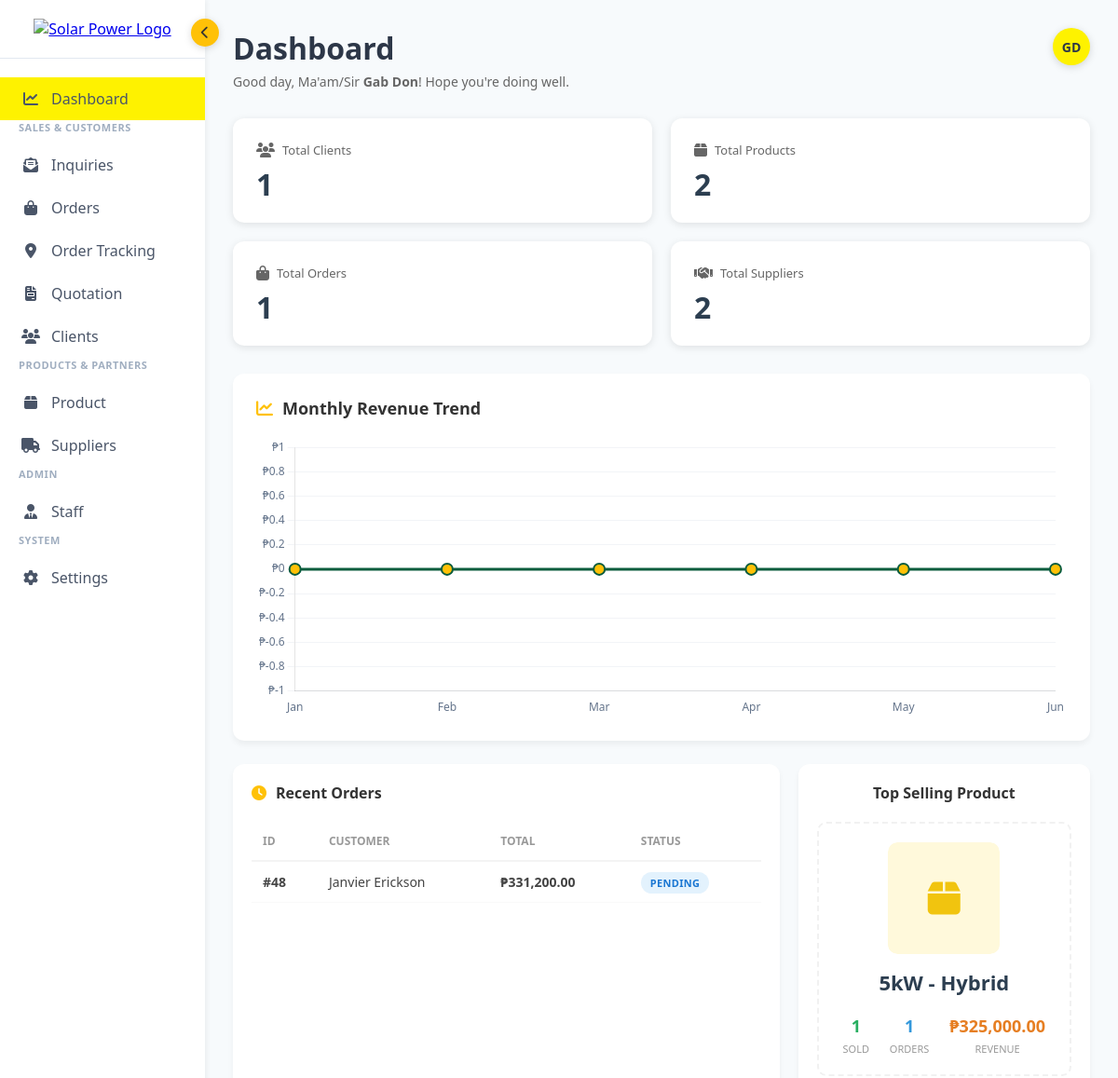
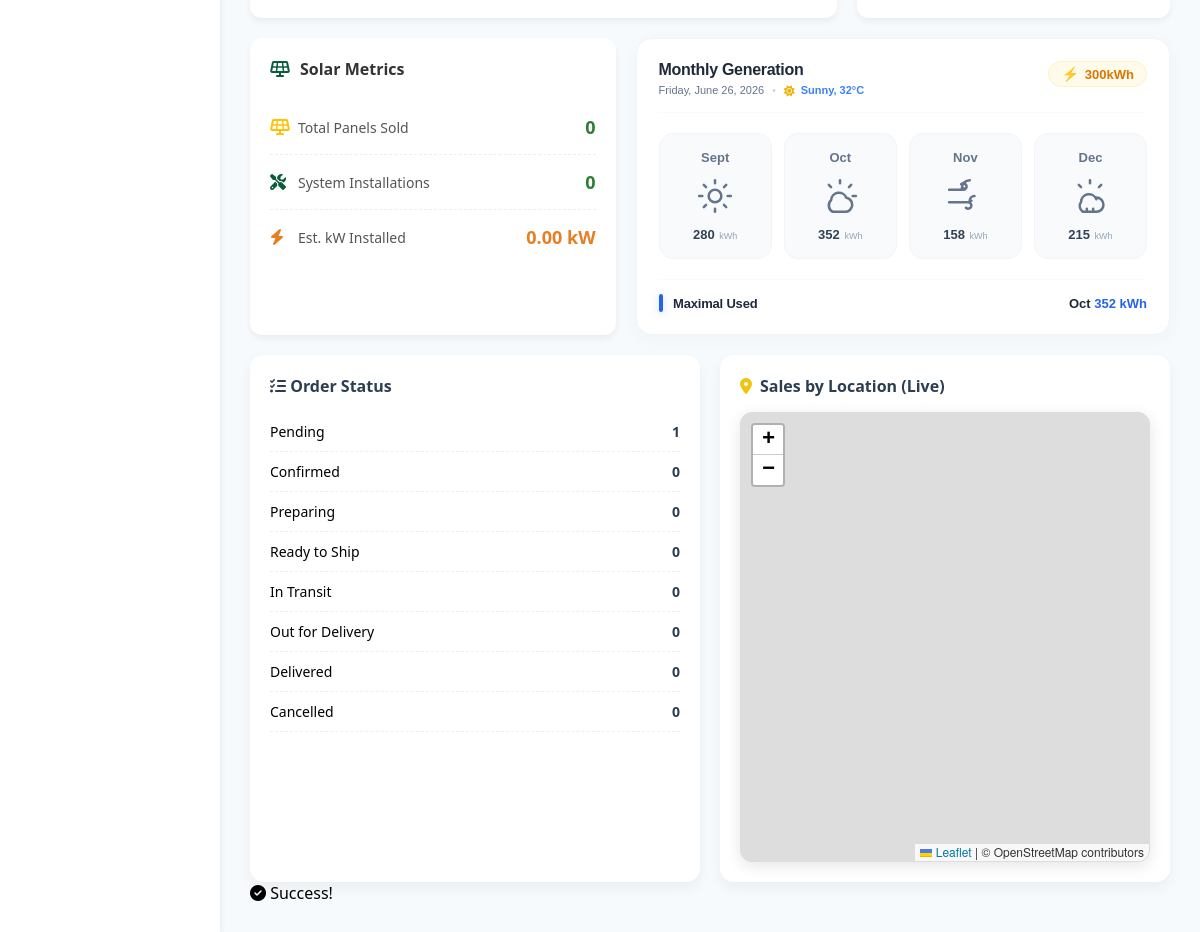
/views/admin/dashboard.php (signed in), run on an earlier commit of the app's database (2 pictures, top to bottom).
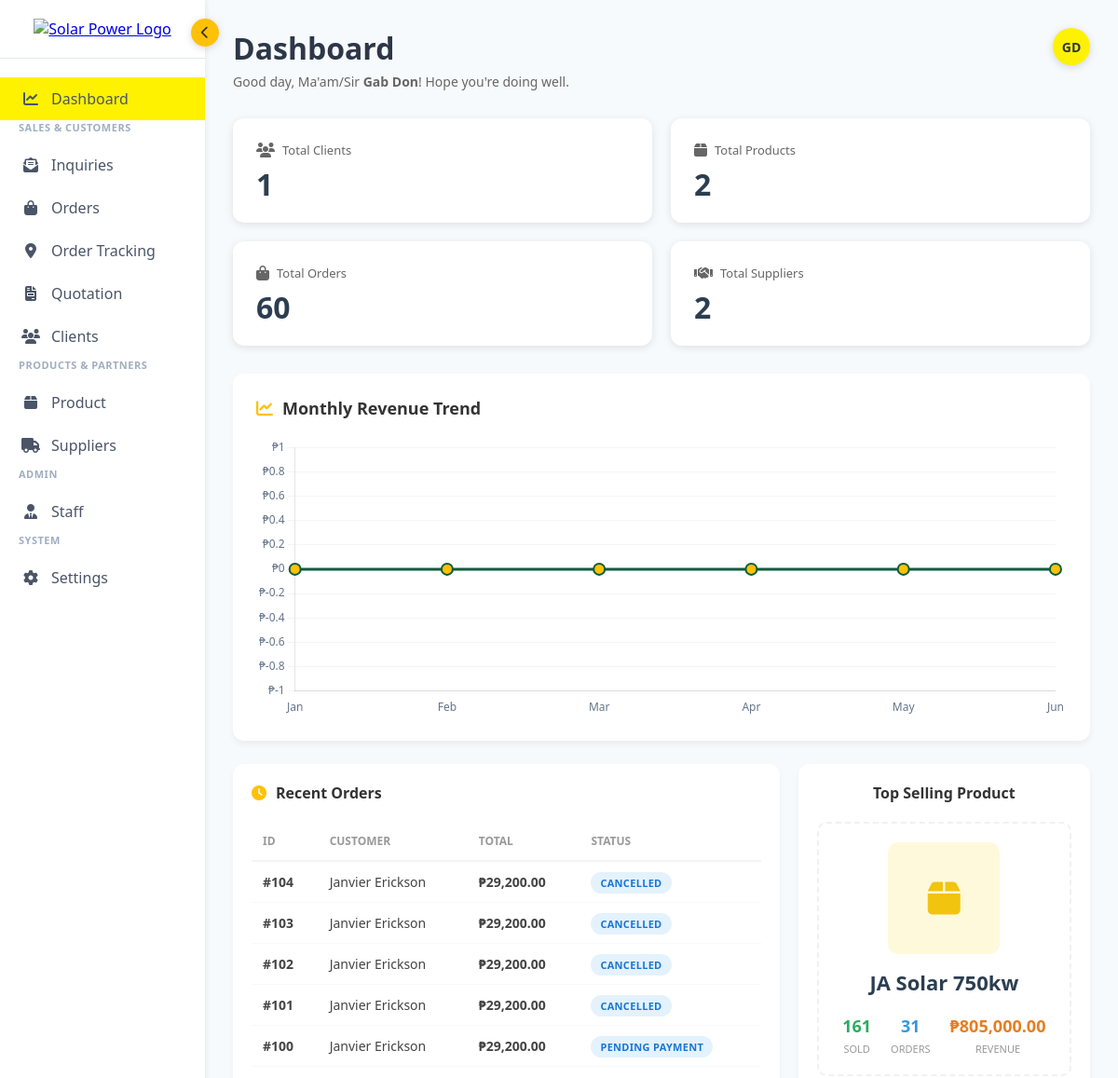
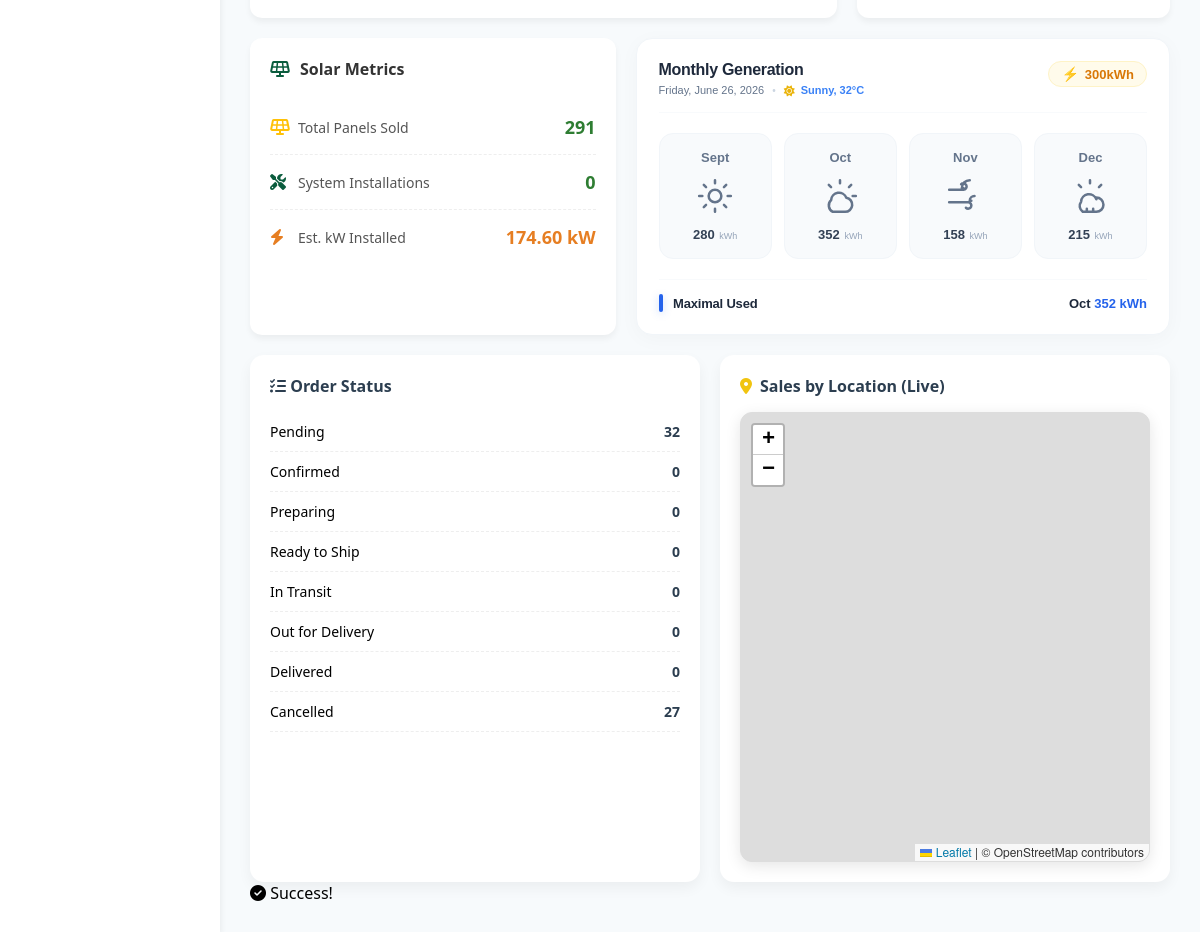
And on a later commit of the database (2 pictures, top to bottom).
### tables this page shows
CREATE TABLE `orders` (
  `id` int(11) NOT NULL,
  `client_id` int(11) DEFAULT NULL,
  `order_reference` varchar(50) NOT NULL,
  `customer_name` varchar(255) NOT NULL,
  `customer_email` varchar(255) NOT NULL,
  `customer_phone` varchar(50) NOT NULL,
  `customer_address` text NOT NULL,
  `customer_city` varchar(150) DEFAULT NULL,
  `items_subtotal` decimal(10,2) NOT NULL DEFAULT 0.00,
  `delivery_fee` decimal(10,2) NOT NULL DEFAULT 0.00,
  `delivery_location` varchar(150) DEFAULT NULL,
  `total_amount` decimal(10,2) NOT NULL,
  `payment_method` varchar(50) NOT NULL,
  `payment_status` varchar(50) DEFAULT 'pending',
  `order_status` varchar(50) DEFAULT 'pending',
  `receipt_path` varchar(255) DEFAULT NULL,
  `tracking_number` varchar(100) DEFAULT NULL,
  `staff_notes` text DEFAULT NULL,
  `current_location` varchar(255) DEFAULT NULL,
  `estimated_delivery` date DEFAULT NULL,
  `delivered_at` timestamp NULL DEFAULT NULL,
  `created_at` timestamp NOT NULL DEFAULT current_timestamp(),
  `sales_channel` varchar(50) DEFAULT 'Website',
  `service_type` varchar(100) DEFAULT 'Site Assessment',
  `remarks` text DEFAULT NULL
);

### views/admin/dashboard.php (the view, shortened to what the rows shown need)
<?php
include "../../config/dbconn.php";
$user_id = $_SESSION['user_id'];
$query = "SELECT * FROM admin WHERE id = ?";
$stmt = $conn->prepare($query);
$stmt->bind_param("i", $user_id);
$stmt->execute();
$result = $stmt->get_result();
$current_admin = $result->fetch_assoc();
$firstName = $current_admin['firstName'] ?? 'Admin';
$lastName = $current_admin['lastName'] ?? '';
$fullName = trim($firstName . ' ' . $lastName);
$initials = strtoupper(substr($firstName, 0, 1) . substr($lastName, 0, 1));
function get_recent_orders($conn) {
    $orders = [];
    $query = "SELECT id, customer_name, total_amount, order_status, created_at
              FROM orders
              WHERE order_status != 'archived'
              ORDER BY created_at DESC LIMIT 5";
    $result = $conn->query($query);
    if ($result) {
        while ($row = $result->fetch_assoc()) {
            $orders[] = $row;
        }
    }
    return $orders;
}
$recent_orders = get_recent_orders($conn);
?>
<!DOCTYPE html>
<html lang="en">
<head>
    <link rel="stylesheet" href="style.css">
    <link rel="stylesheet" href="https://cdnjs.cloudflare.com/ajax/libs/font-awesome/6.4.0/css/all.min.css">
</head>
<body>
<div class="container">
    <main class="main-content">
        <div class="header">
            <div class="header-left">
                <h1 id="page-title">Dashboard</h1>
                <p>Good day, Ma'am/Sir <strong><?php echo htmlspecialchars($fullName); ?></strong>! Hope you're doing well.</p>
            </div>
            <div class="user-menu">
                <div class="user-avatar">
                    <span><?php echo $initials; ?></span>
                </div>
            </div>
        </div>
        <div id="dashboard" class="page-content active">
<div class="dashboard-details-container" style="display: flex; gap: 20px; margin-top: 25px; flex-wrap: wrap;">
        <div class="details-card" style="flex: 2; background: white; padding: 20px; border-radius: 12px; box-shadow: 0 4px 6px rgba(0,0,0,0.05);">
            <table style="width: 100%; border-collapse: collapse;">
                <thead>
                    <tr style="text-align: left; border-bottom: 2px solid #f4f4f4; color: #888; font-size: 13px;">
                        <th style="padding: 12px;">ID</th>
                        <th style="padding: 12px;">Customer</th>
                        <th style="padding: 12px;">Total</th>
                        <th style="padding: 12px;">Status</th>
                    </tr>
                </thead>
                <tbody>
                    <?php if (!empty($recent_orders)): ?>
                        <?php foreach ($recent_orders as $order): ?>
                        <tr style="border-bottom: 1px solid #f9f9f9; font-size: 14px;">
                            <td style="padding: 12px; font-weight: bold;">#<?php echo $order['id']; ?></td>
                            <td style="padding: 12px;"><?php echo htmlspecialchars($order['customer_name']); ?></td>
                            <td style="padding: 12px; font-weight: 600; white-space: nowrap;">₱<?php echo number_format($order['total_amount'], 2); ?></td>
                            <td style="padding: 12px;">
                                <span class="status-badge" style="background: #e3f2fd; color: #1976d2; padding: 4px 10px; border-radius: 20px; font-size: 11px; text-transform: uppercase; font-weight: 600;">
                                    <?php echo $order['order_status']; ?>
                                </span>
                            </td>
                        </tr>
                        <?php endforeach; ?>
                    <?php else: ?>
                        <tr><td colspan="4" style="text-align: center; padding: 20px;">No recent orders.</td></tr>
                    <?php endif; ?>
                </tbody>
            </table>
        </div>
        <?php include '../../includes/top_seller_widget.php'; ?>
        <link rel="stylesheet" href="https://unpkg.com/leaflet@1.9.4/dist/leaflet.css" />
    </div>
</div>
</div>
</body>
</html>

What changed in the data, as far as the page shows it:
no longer on this page (row unchanged): orders: id "48", customer_name "Janvier Erickson", total_amount "331,200.00", order_status "PENDING"
added orders: id "104", customer_name "Janvier Erickson", total_amount "29,200.00", order_status "CANCELLED"
added orders: id "103", customer_name "Janvier Erickson", total_amount "29,200.00", order_status "CANCELLED"
added orders: id "102", customer_name "Janvier Erickson", total_amount "29,200.00", order_status "CANCELLED"
added orders: id "101", customer_name "Janvier Erickson", total_amount "29,200.00", order_status "CANCELLED"
added orders: id "100", customer_name "Janvier Erickson", total_amount "29,200.00", order_status "PENDING PAYMENT"
Also different on the page:
$stats['orders']: "1" → "60"
$best_seller['product_name']: "5kW - Hybrid" → "JA Solar 750kw"
$best_seller['total_qty']: "1" → "161"
$best_seller['order_frequency']: "1" → "31"
$best_seller['total_revenue']: "325,000.00" → "805,000.00"
$solar_stats['panels_sold']: "0" → "291"
$solar_stats['kw_installed']: "0.00" → "174.60"
$order_status['pending']: "1" → "32"
$order_status['cancelled']: "0" → "27"
